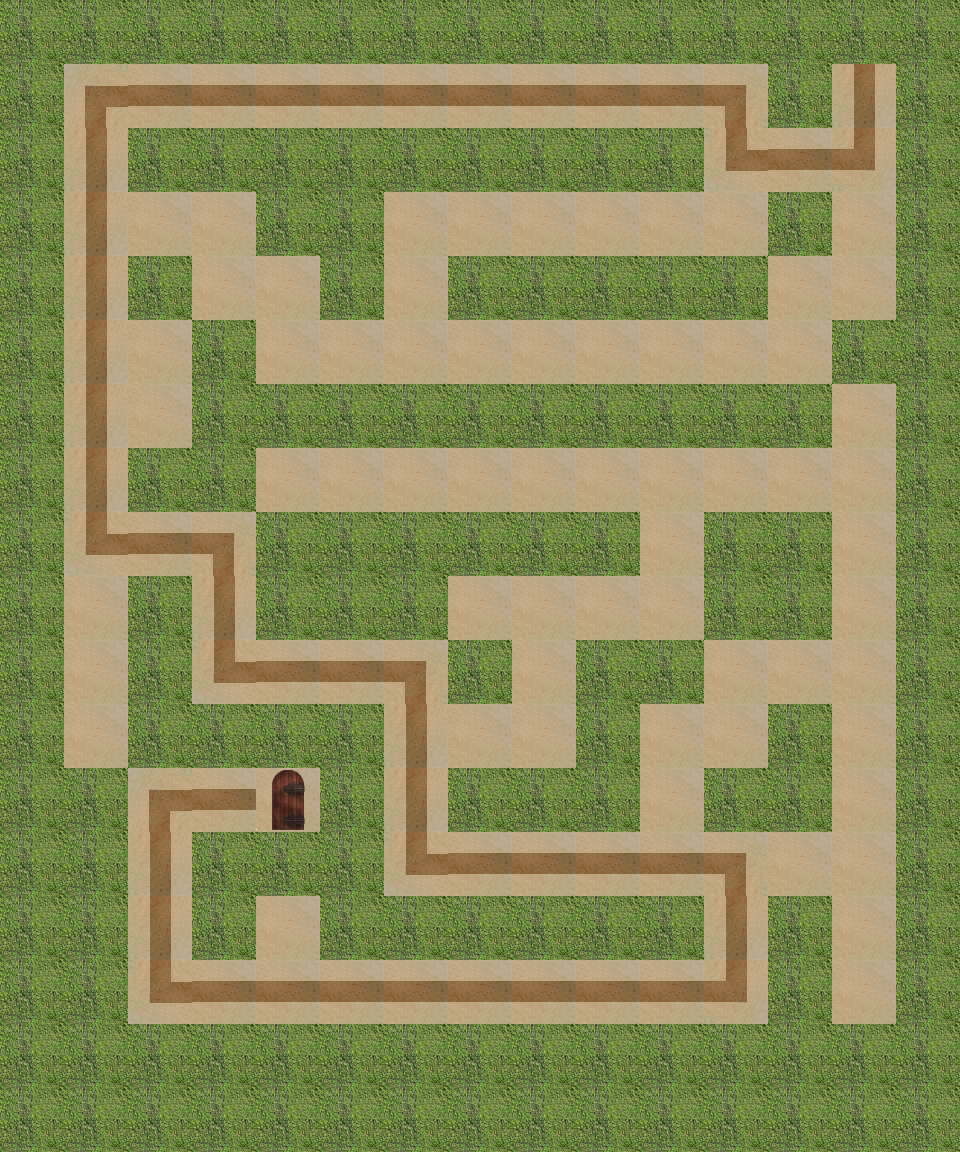

Rendered tile map (Tiled .tmx) drawn with the repository's tilesets; below, a short description and the map source with its tile grids summarised:
An orthogonal 15x18 tile map with 64x64 px tiles, 4 tile layers (path, wall, hint, end), 1 hidden layer not drawn.

<map version="1.0" orientation="orthogonal" renderorder="right-down" width="15" height="18" tilewidth="64" tileheight="64">
 <properties>
  <property name="bestTimePossible" value="16.55" />
  <property name="viewSize" value="5" />
 </properties>
 <tileset firstgid="1" name="sandbush" tilewidth="64" tileheight="64">
  <image source="sandbush.png" width="256" height="192" />
 </tileset>
 <layer name="path" width="15" height="18">
  <data>[270 cells, 115 non-empty, 1 distinct tile ids]</data>
 </layer>
 <layer name="wall" width="15" height="18">
  <data>[270 cells, 155 non-empty, 1 distinct tile ids]</data>
 </layer>
 <layer name="hint" width="15" height="18">
  <data>[270 cells, 52 non-empty, 6 distinct tile ids]</data>
 </layer>
 <layer name="start" width="15" height="18" visible="0">
  <data>[270 cells, 1 non-empty, 1 distinct tile ids]</data>
 </layer>
 <layer name="end" width="15" height="18">
  <data>[270 cells, 1 non-empty, 1 distinct tile ids]</data>
 </layer>
</map>
